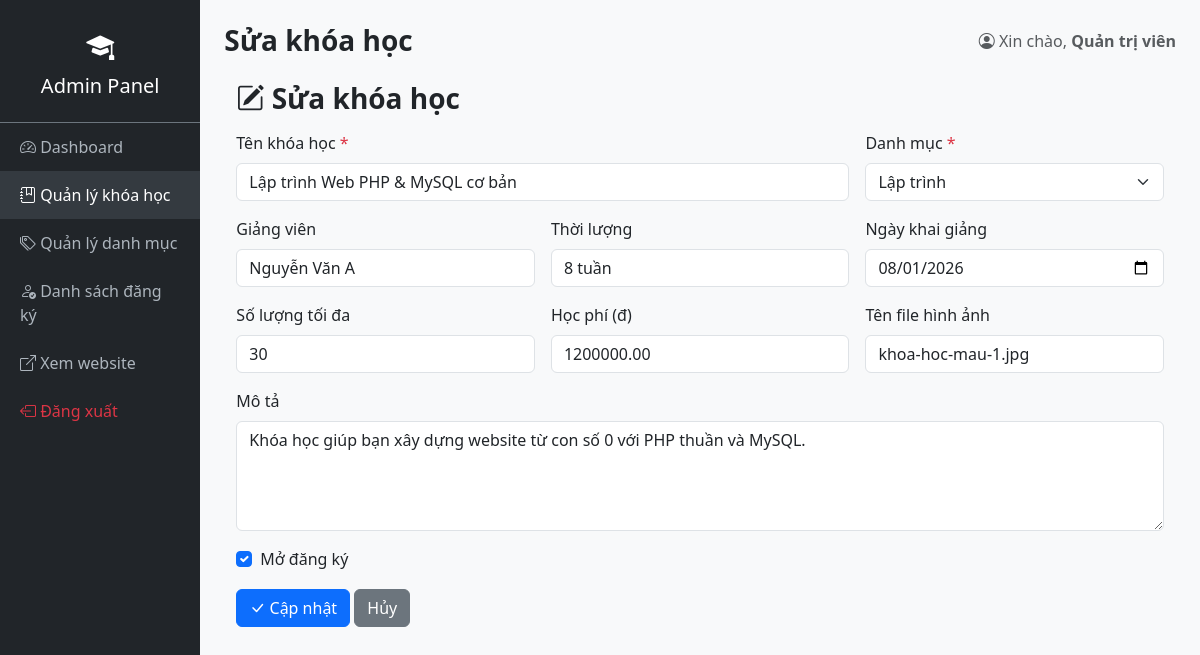
The page /admin/khoa-hoc/sua.php?id=1 (signed in) on the database its author committed.
### tables this page shows
CREATE TABLE khoa_hoc (
    id INT AUTO_INCREMENT PRIMARY KEY,
    danh_muc_id INT NOT NULL,
    ten_khoa_hoc VARCHAR(150) NOT NULL,
    mo_ta TEXT DEFAULT NULL,
    giang_vien VARCHAR(100) DEFAULT NULL,
    hoc_phi DECIMAL(10,2) NOT NULL DEFAULT 0,
    thoi_luong VARCHAR(50) DEFAULT NULL,  
    hinh_anh VARCHAR(255) DEFAULT NULL,
    so_luong_toi_da INT DEFAULT 30,
    ngay_khai_giang DATE DEFAULT NULL,
    trang_thai TINYINT(1) DEFAULT 1,  
    created_at DATETIME DEFAULT CURRENT_TIMESTAMP,
    CONSTRAINT fk_khoahoc_danhmuc FOREIGN KEY (danh_muc_id)
        REFERENCES danh_muc(id) ON DELETE CASCADE ON UPDATE CASCADE
);

CREATE TABLE danh_muc (
    id INT AUTO_INCREMENT PRIMARY KEY,
    ten_danh_muc VARCHAR(100) NOT NULL,
    mo_ta VARCHAR(255) DEFAULT NULL,
    created_at DATETIME DEFAULT CURRENT_TIMESTAMP
);

### admin/khoa-hoc/sua.php (the view, shortened to what this page needs)
<?php
require_once __DIR__ . '/../../config/database.php';
$id = isset($_GET['id']) ? (int) $_GET['id'] : 0;
$stmt = $pdo->prepare("SELECT * FROM khoa_hoc WHERE id = :id");
$stmt->execute([':id' => $id]);
$khoa_hoc = $stmt->fetch();
$danh_muc_list = $pdo->query("SELECT id, ten_danh_muc FROM danh_muc ORDER BY ten_danh_muc")->fetchAll();
require_once __DIR__ . '/../includes/admin_header.php';
?>
<div class="container my-4">
    <h3 class="fw-bold mb-3"><i class="bi bi-pencil-square"></i> Sửa khóa học</h3>
    <form method="POST" class="row g-3">
        <div class="col-md-8">
            <label class="form-label">Tên khóa học <span class="text-danger">*</span></label>
            <input type="text" name="ten_khoa_hoc" class="form-control" required
                   value="<?= htmlspecialchars($khoa_hoc['ten_khoa_hoc']) ?>">
        </div>
        <div class="col-md-4">
            <label class="form-label">Danh mục <span class="text-danger">*</span></label>
            <select name="danh_muc_id" class="form-select" required>
                <?php foreach ($danh_muc_list as $dm): ?>
                    <option value="<?= $dm['id'] ?>"
                        <?= ($khoa_hoc['danh_muc_id'] == $dm['id']) ? 'selected' : '' ?>>
                        <?= htmlspecialchars($dm['ten_danh_muc']) ?>
                    </option>
                <?php endforeach; ?>
            </select>
        </div>
        <div class="col-md-4">
            <label class="form-label">Giảng viên</label>
            <input type="text" name="giang_vien" class="form-control"
                   value="<?= htmlspecialchars($khoa_hoc['giang_vien']) ?>">
        </div>
        <div class="col-md-4">
            <label class="form-label">Thời lượng</label>
            <input type="text" name="thoi_luong" class="form-control"
                   value="<?= htmlspecialchars($khoa_hoc['thoi_luong']) ?>">
        </div>
        <div class="col-md-4">
            <label class="form-label">Ngày khai giảng</label>
            <input type="date" name="ngay_khai_giang" class="form-control"
                   value="<?= htmlspecialchars($khoa_hoc['ngay_khai_giang']) ?>">
        </div>
        <div class="col-md-4">
            <label class="form-label">Số lượng tối đa</label>
            <input type="number" name="so_luong_toi_da" class="form-control" min="1"
                   value="<?= htmlspecialchars($khoa_hoc['so_luong_toi_da']) ?>">
        </div>
        <div class="col-md-4">
            <label class="form-label">Học phí (đ)</label>
            <input type="number" step="1000" name="hoc_phi" class="form-control" min="0"
                   value="<?= htmlspecialchars($khoa_hoc['hoc_phi']) ?>">
        </div>
        <div class="col-md-4">
            <label class="form-label">Tên file hình ảnh</label>
            <input type="text" name="hinh_anh" class="form-control"
                   value="<?= htmlspecialchars($khoa_hoc['hinh_anh']) ?>">
        </div>
        <div class="col-12">
            <label class="form-label">Mô tả</label>
            <textarea name="mo_ta" class="form-control" rows="4"><?= htmlspecialchars($khoa_hoc['mo_ta']) ?></textarea>
        </div>
        <div class="col-12 form-check ms-2">
            <input type="checkbox" name="trang_thai" class="form-check-input" id="trangThai"
                   <?= ($khoa_hoc['trang_thai'] == 1) ? 'checked' : '' ?>>
            <label class="form-check-label" for="trangThai">Mở đăng ký</label>
        </div>
        <div class="col-12">
            <button type="submit" class="btn btn-primary"><i class="bi bi-check-lg"></i> Cập nhật</button>
            <a href="index.php" class="btn btn-secondary">Hủy</a>
        </div>
    </form>
</div>
<?php require_once __DIR__ . '/../includes/admin_footer.php'; ?>

### dang-ky-khoa-hoc/assets/css/style.css (style rules this page uses)
body { font-family: 'Segoe UI', Roboto, Arial, sans-serif; background-color: #f8f9fa; }

### rows shown on the page
khoa_hoc: ten_khoa_hoc "Lập trình Web PHP & MySQL cơ bản", danh_muc_id "Lập trình", giang_vien "Nguyễn Văn A", thoi_luong "8 tuần", ngay_khai_giang "08/01/2026", so_luong_toi_da "30", hoc_phi "1200000.00", hinh_anh "khoa-hoc-mau-1.jpg", mo_ta "Khóa học giúp bạn xây dựng website từ con số 0 với PHP thuần và MySQL.", trang_thai "☑"

### other values the page prints
$page_title "Sửa khóa học"
$_SESSION['admin_name'] "Quản trị viên"
